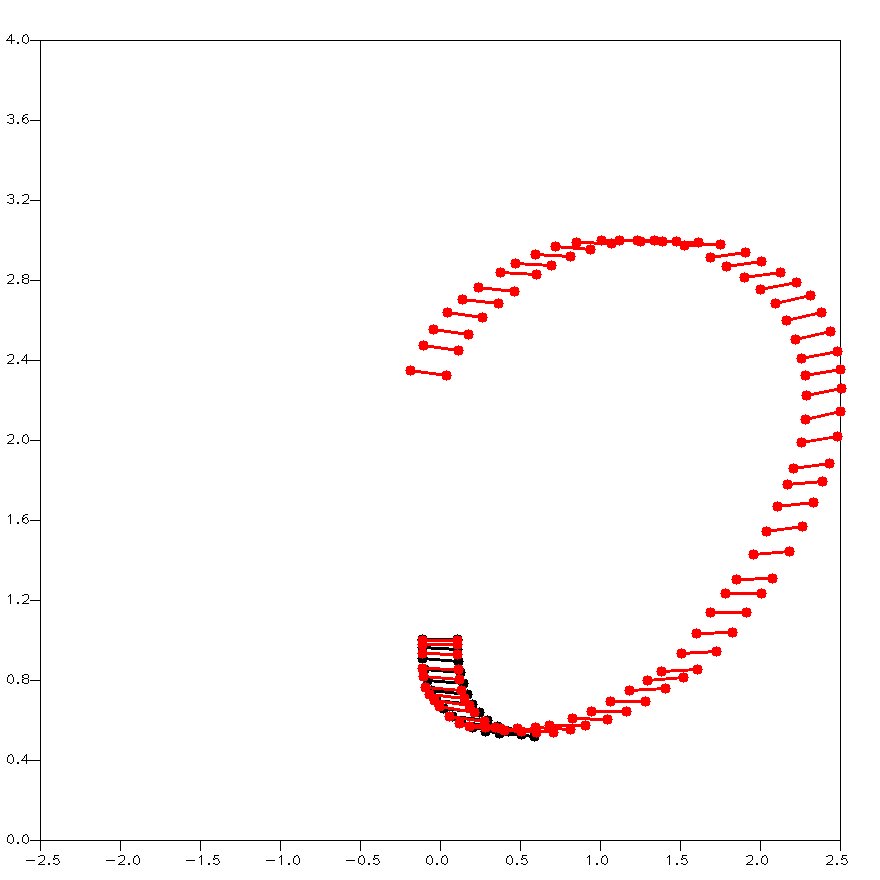
#> input picture Crazyflie_Simulation/solid/Rendering/final_image.png, 880 x 880 px
$ python trajectories.py
#> lines starting #> are read from the running program, lines starting #| are printed output that depends on the picture; after the words box and inside, x2 and y2 are one past the last pixel; in counts of white or black regions, pixels touching at a corner belong together
import cv2
import numpy as np

base = cv2.imread("../Crazyflie_Simulation/solid/Rendering/final_image.png", cv2.IMREAD_UNCHANGED)
#> base is the input picture: shape (880, 880, 3); mean B, G, R 248.7, 248.7, 253.2


# [10 lines of commented-out code are left out]

green = (0, 255, 0)

def legenda(im):
    ### Rechtsonderin
    # rectangle_start = [940-190-70, 940-105-70]
    ### Rechtsbovenin
    rectangle_start = [940-250-70, 70]
    ### Linksbovenin
    # rectangle_start = [60, 60]
    ### Linksonderin
    # rectangle_start = [60, 750]

    rectangle_size = [250, 145]

    # rectangle_pos = [(630, 750), (820, 820)]
    rectangle_pos = [(rectangle_start[0], rectangle_start[1]), (rectangle_start[0] + rectangle_size[0], rectangle_start[1] + rectangle_size[1])]
    length_line = 40
    font = cv2.FONT_HERSHEY_SIMPLEX
    fontScale = 0.8

    im = cv2.rectangle(im, rectangle_pos[0], rectangle_pos[1], (0, 0, 0), 1)
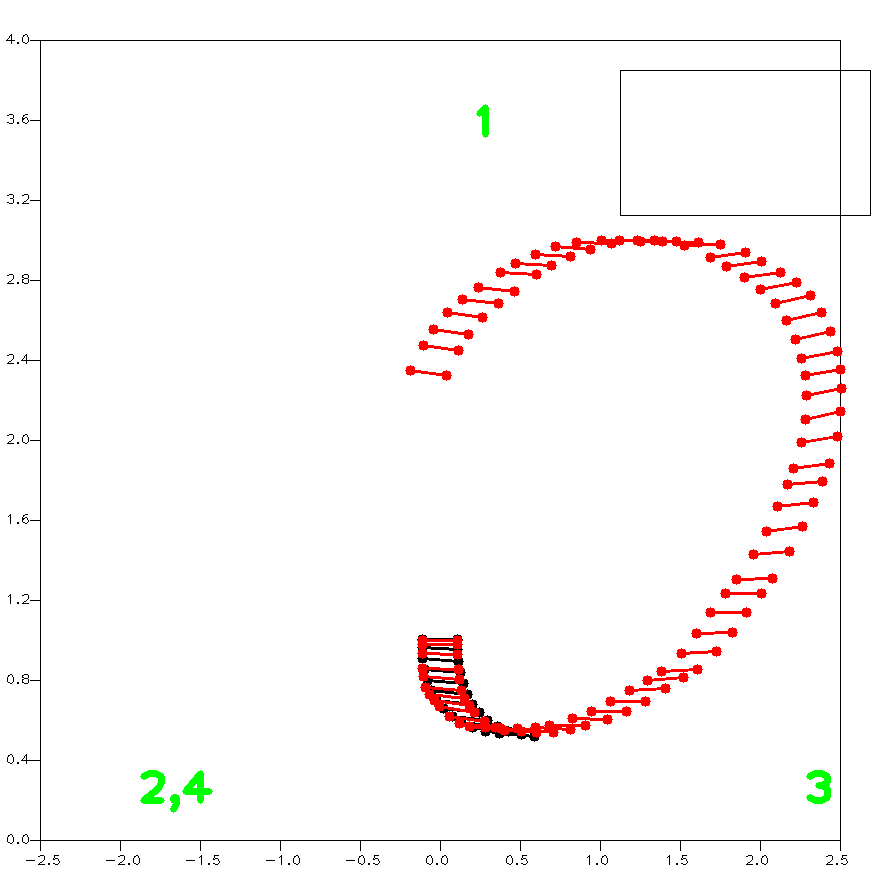
#> im: shape (880, 880, 3); mean B, G, R 247.9, 248.5, 252.3
    red = [np.linspace(255, 155, length_line), np.zeros(length_line), np.linspace(155, 255, length_line)]
    black = [np.linspace(200, 50, length_line), np.linspace(200, 50, length_line), np.linspace(200, 50, length_line)]
    for i in range(length_line):
        im = cv2.line(im, (int(rectangle_pos[0][0] + 10 + i*1.5), rectangle_pos[0][1] + 60),
                      (rectangle_pos[0][0] + 10 + i, rectangle_pos[0][1] + 60), (red[0][i], red[1][i], red[2][i]), 10)
        im = cv2.line(im, (int(rectangle_pos[0][0] + 10 + i*1.5), rectangle_pos[0][1] + 30),
                      (rectangle_pos[0][0] + 10 + i, rectangle_pos[0][1] + 30), (black[0][i], black[1][i], black[2][i]), 10)
        im = cv2.line(im, (int(rectangle_pos[0][0] + 10 + i*1.5), rectangle_pos[0][1] + 90),
                      (rectangle_pos[0][0] + 10 + i, rectangle_pos[0][1] + 90), green, 10)
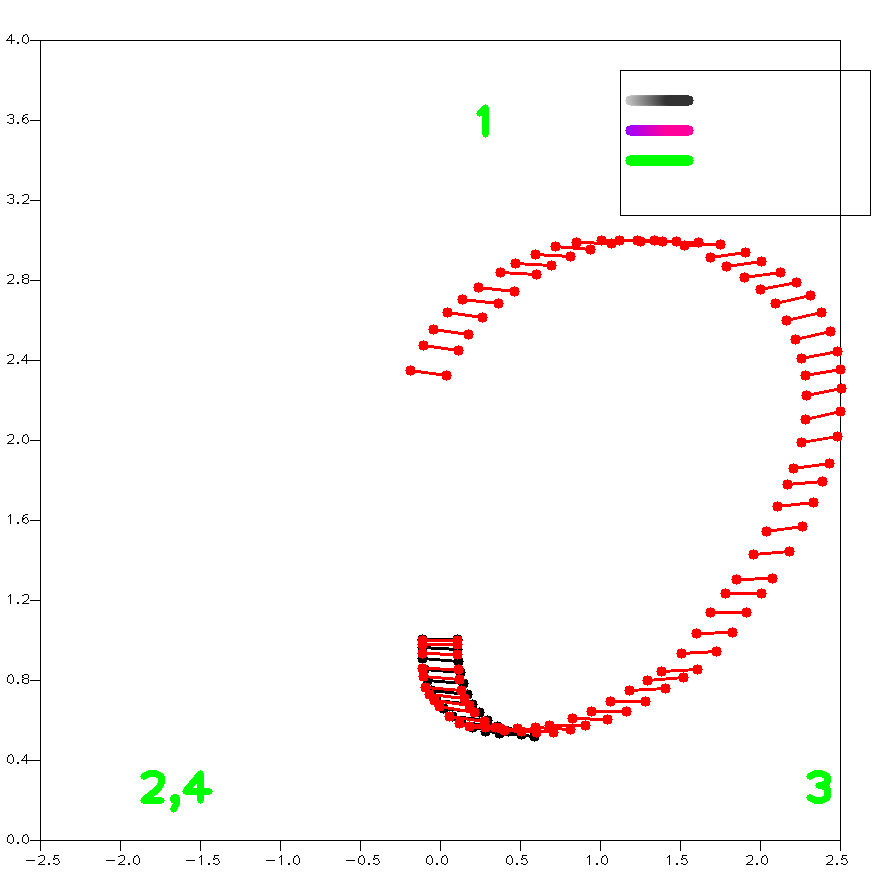
#> im: shape (880, 880, 3); mean B, G, R 247.4, 248.1, 251.9
    im = cv2.putText(im, "1-4", (rectangle_pos[0][0] + 10, rectangle_pos[0][1] + 125), font, fontScale,
                     green, 2)
#> im: shape (880, 880, 3); 0.03% of pixels changed, all inside (x1, y1, x2, y2) = (634, 177, 683, 197)
    im = cv2.putText(im, "= simulation", (rectangle_pos[0][0] + 80, rectangle_pos[0][1] + 35), font, fontScale, (0, 0, 0), 2)
    im = cv2.putText(im, "= ODE model", (rectangle_pos[0][0] + 80, rectangle_pos[0][1] + 65), font, fontScale, (0, 0, 0), 2)
    im = cv2.putText(im, "= trajectory", (rectangle_pos[0][0] + 80, rectangle_pos[0][1] + 95), font, fontScale, (0, 0, 0), 2)
    im = cv2.putText(im, "= points", (rectangle_pos[0][0] + 80, rectangle_pos[0][1] + 125), font, fontScale,
                     (0, 0, 0), 2)
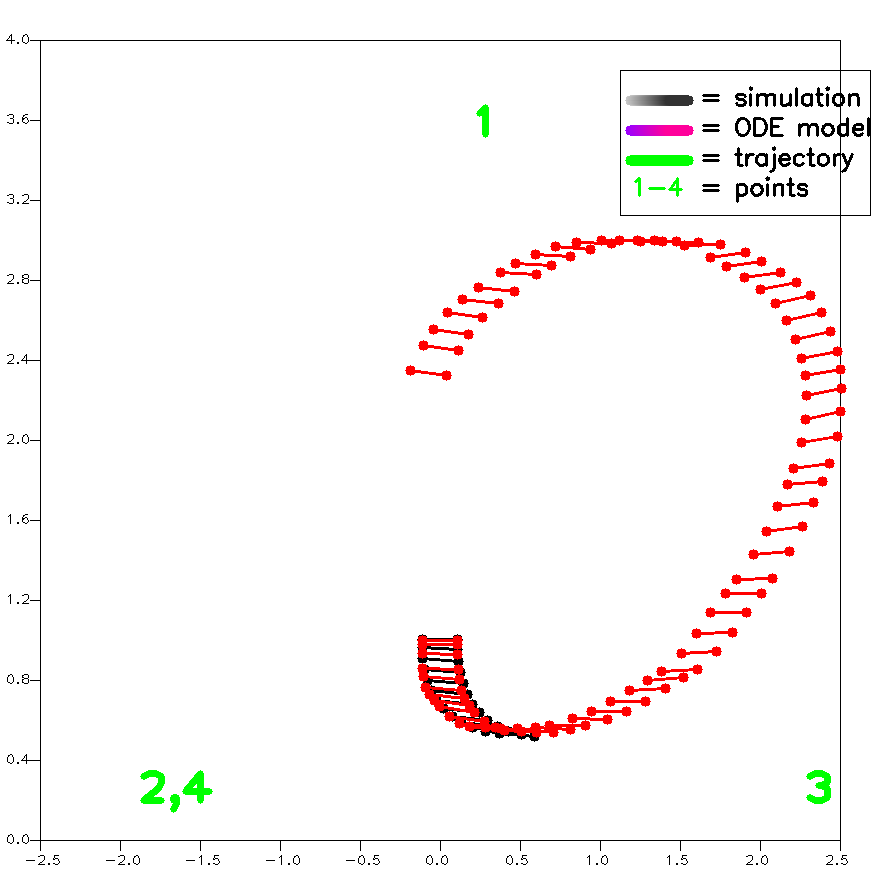
#> im: shape (880, 880, 3); mean B, G, R 246.1, 246.9, 250.6


    return im


def eight(im):
    radius_px_x = 160
    x_mid = 470
    radius_px_y = 348
    y_mid = 488
    # im = cv2.circle(im, (470 - radius_px, 470), radius_px, green, 2)
    im = cv2.ellipse(im, ((x_mid - radius_px_x), y_mid), (radius_px_x, radius_px_y),
                0, 0, 360, green, 2)
    # im = cv2.circle(im, (470 + radius_px, 470), radius_px, green, 2)
    im = cv2.ellipse(im, ((x_mid + radius_px_x), y_mid), (radius_px_x, radius_px_y),
                     0, 0, 360, green, 2)

    return im

def line(im):
    # points 2 0, -2.5 1, 2.5 1, -2.5 1
    points = [(470,137),(137,803),(803,803),(137,803)]

    im = cv2.putText(im, str("1"), points[0], cv2.FONT_HERSHEY_PLAIN, 3, green, 5)
    im = cv2.putText(im, str("2,4"), points[1], cv2.FONT_HERSHEY_PLAIN, 3, green, 5)
    im = cv2.putText(im, str("3"), points[2], cv2.FONT_HERSHEY_PLAIN, 3, green, 5)

    return im

def rectangle(im):
    # points -1 1, 1 1, 1 3, -1 3, -1 1
    # y1 = 803
    # y2 = 137
    # x-1 = 203
    # x1 = 737

    im = cv2.rectangle(im, (203,803), (737,137), green, 2)

    return im

def triangle(im):
    # points -1 1, 1 1, 0 2.73, -1 1
    # y1 = 797
    # y2.73 = 168

    # x-1 = 203
    # x1 = 737

    im = cv2.line(im, (203, 797), (737, 797), green, 2)
    im = cv2.line(im, (737, 797), (470, 168), green, 2)
    im = cv2.line(im, (203, 797), (470, 168), green, 2)

    return im


# trajectory = eight(base) # xrange = [-2.5, 2.5] yrange = [0.9, 3.2] 940x940px 70px offset
trajectory = line(base) # xrange = [-3, 3] yrange = [0.9, 2.1]
# trajectory = rectangle(base) # xrange = [-1.5, 1.5] yrange = [0.8, 3.2]
# trajectory = triangle(base) # xrange = [-1.5, 1.5] yrange = [0.8, 3]
trajectory = legenda(trajectory)
cv2.imshow('displaymywindows', trajectory)
cv2.waitKey(0)
cv2.destroyAllWindows()
